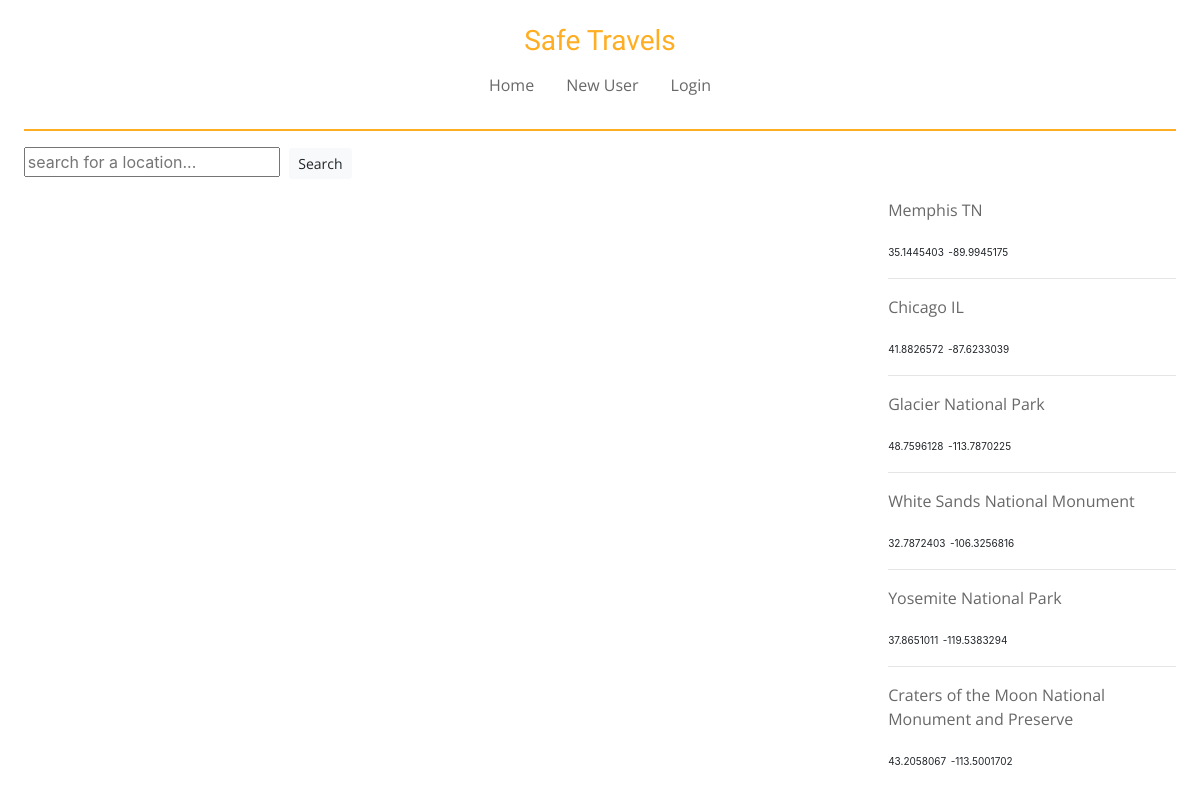
The page / on the database its author committed.
### travelApp/models.py (models this page shows, shortened)
class LocationLog(models.Model):
    location = models.CharField(max_length=500, default='')
    location_lat = models.FloatField(default=0)
    location_long = models.FloatField(default=0)
    date_of_visit = models.DateField(default=date.today)
    summary = models.TextField(default='')
    safety = models.PositiveSmallIntegerField(default=1)
    affordability = models.PositiveSmallIntegerField(default=1)
    accessibility = models.PositiveSmallIntegerField(default=1)
    image = models.ImageField(upload_to='images', null=True, blank=True)
    userModel_fk = models.ForeignKey(UserModel, on_delete=models.CASCADE, null=True, blank=True)

### travelApp/views.py (the view)
# urls.py: path('', views.index, name='index'),
def index(request):
    locationLogs = LocationLog.objects.all()
    context = {
        'allLogs': locationLogs
    }
    return render(request, 'travelApp/index.html', context)

### travelApp/templates/travelApp/index.html (shortened to what this page needs)
{% extends 'travelApp/base.html' %}
{% block content %}
    <form class="searchBar" action="{% url 'searchLocation' %}" method="POST">
        <input type="text" name="searchBar" required placeholder="search for a location...">
        <button type="submit" class="btn btn-light btn-sm">Search</button>
    </form>
    <div class="mapAndLogs">
        <div id="map"></div>
        <div class="listLogs">
            {% for logs in allLogs %}
            <a href="{% url 'logDetails' logs.id %}"><p class="locationName">{{logs.location}}</p></a>
            <p class="lat">{{logs.location_lat}}</p>
            <p class="long">{{logs.location_long}}</p>
            <hr>
            {% endfor %}
        </div>
    </div>
{% endblock %}

### travelApp/static/travelApp/css/base.css (style rules this page uses)
html, body { height: 100%; margin: 1%; padding-bottom: 1%; }
hr { color: rgba(255, 173, 33, 1); }
a { font-family: 'Open Sans', sans-serif; color: rgb(104, 104, 104); }
button { font-family: 'Open Sans', sans-serif; margin: 5px; }
.lat, .long { font-size: 10px; display: inline; }
.mapAndLogs { display: grid; grid-template-columns: 3fr 1fr; height: 75%; }
#map { height: 100%; grid-column: 1; grid-row: 1; margin: 1% 1% 0 0; }
.listLogs { grid-column: 2; grid-row: 1; margin: 5% 0 0 0; overflow: scroll; }

### rows shown on the page
LocationLog: location "Memphis TN", location_lat "35.1445403", location_long "-89.9945175"
LocationLog: location "Chicago IL", location_lat "41.8826572", location_long "-87.6233039"
LocationLog: location "Glacier National Park", location_lat "48.7596128", location_long "-113.7870225"
LocationLog: location "White Sands National Monument", location_lat "32.7872403", location_long "-106.3256816"
LocationLog: location "Yosemite National Park", location_lat "37.8651011", location_long "-119.5383294"
LocationLog: location "Craters of the Moon National Monument and Preserve", location_lat "43.2058067", location_long "-113.5001702"
